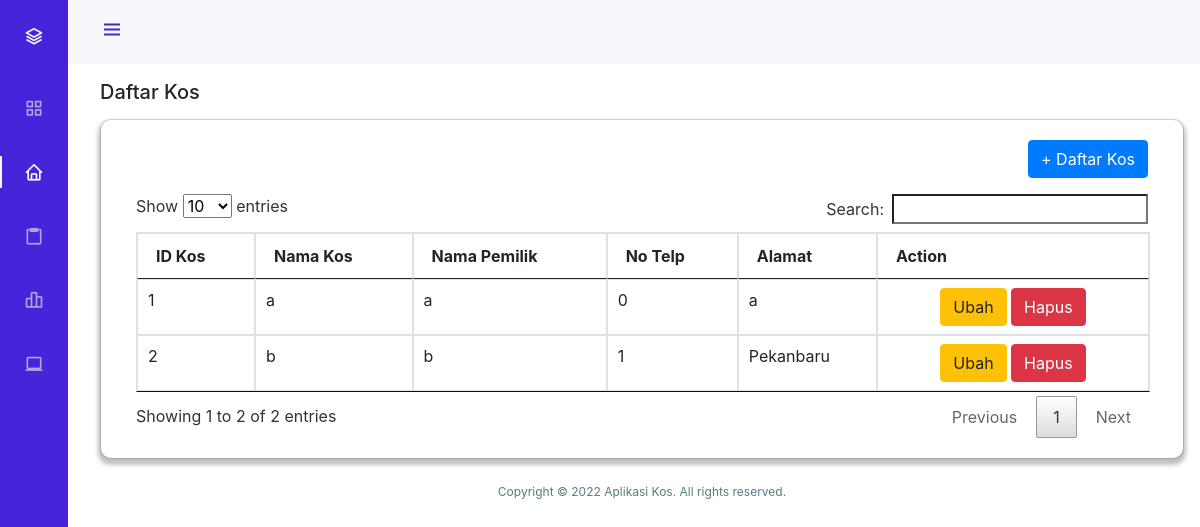
Page /aplikasi/daftarKos.php on the committed database.
### tables this page shows
CREATE TABLE `kos` (
  `id_kos` int(11) NOT NULL,
  `nama_kos` varchar(20) NOT NULL,
  `nama_pemilik` varchar(20) NOT NULL,
  `no_telp` int(11) NOT NULL,
  `alamat` varchar(50) NOT NULL,
  `fasilitas` varchar(50) NOT NULL,
  `biaya` varchar(50) NOT NULL,
  `keamanan` varchar(50) NOT NULL,
  `jarak` varchar(50) NOT NULL
);

### aplikasi/daftarKos.php (the view, shortened to what this page needs)
<!DOCTYPE html>
<html lang="en">
<head>
    <link rel="stylesheet" href="css/style.css">
    <link rel="stylesheet" href="https://cdn.jsdelivr.net/npm/bootstrap@5.0.0-beta1/dist/css/bootstrap.min.css">
    <link rel="stylesheet" href="https://cdn.jsdelivr.net/npm/bootstrap@5.0.0-beta1/dist/js/bootstrap.bundle.min.js">
    <link rel="stylesheet" href="https://cdnjs.cloudflare.com/ajax/libs/jquery/3.2.1/jquery.min.js">
    <link rel="stylesheet" href="https://cdn.jsdelivr.net/npm/boxicons@latest/css/boxicons.min.css">
    <link rel="stylesheet" href="path/to/font-awesome/css/font-awesome.min.css">
    <link rel="stylesheet" href="assets/css/bootstrap.min.css">
    <link rel="stylesheet" href="assets/css/jquery.dataTables.min.css">
    <link rel="stylesheet" href="assets/css/bootstrap-chosen.css">
</head>
<body id="body-pd">
    <header class="header" id="header">
        <div class="header_toggle"> <i class='bx bx-menu' id="header-toggle"></i> </div>
    </header>
    <div class="l-navbar" id="nav-bar" >
        <nav class="nav">
            <div>
                <a href="#" class="nav_logo">
                    <i class='bx bx-layer nav_logo-icon'></i>
                </a>
                <div class="nav_list">
                        <a href="home.php" class="nav_link">
                            <i class='bx bx-grid-alt nav_icon'></i>
                        </a>
                        <a href="daftarKos.php" class="nav_link active">
                            <i class='bx bx-home nav_icon'></i>
                        </a>
                        <a href="bobot.php" class="nav_link">
                            <i class='bx bx-clipboard nav_icon'></i>
                        </a>
                        <a href="nilai.php" class="nav_link">
                            <i class='bx bx-bar-chart-alt-2 nav_icon'></i>
                        </a>
                        <a href="aboutUs.php" class="nav_link">
                            <i class='bx bx-laptop nav_icon'></i>
                        </a>
                </div>
            </div>
        </nav>
    </div>
    <div>
        <h5 style="margin-top:80px;margin-bottom:15px;">Daftar Kos</h5>
            <div class="row">
                <div class="col-12">
                    <div class="card mb-4" style="border-radius: 10px;">
                        <div class="card-body" style="box-shadow: 0px 4px 4px 3px rgba(0, 0, 0, 0.25);border-radius: 10px;">
                            <div class="container-fluid">
                                <p align="right"><a class='btn btn-primary' href="addKos.php"> + Daftar Kos</a></p>
                                <table id="myTable" class="table table-bordered table-hover" >
                                    <thead >
                                        <tr>
                                            <th>ID Kos</th>
                                            <th>Nama Kos</th>
                                            <th>Nama Pemilik</th>
                                            <th>No Telp</th>
                                            <th>Alamat</th>
                                            <th>Action</th>
                                        </tr>
                                    </thead>
                                    <tbody>
                                    <?php
                                        include "connect.php";
                                        $query="SELECT * FROM kos ORDER BY id_kos ASC";
                                        $result = mysqli_query($koneksi, $query);
                                    while($row = mysqli_fetch_assoc($result))
                                    {
                                    ?>
                                        <tr class='td' bgcolor='#FFF'>
                                            <td><?php echo $row['id_kos'];?></td>
                                            <td><?php echo $row['nama_kos'];?></td>
                                            <td><?php echo $row['nama_pemilik'];?></td>
                                            <td><?php echo $row['no_telp'];?></td>
                                            <td><?php echo $row['alamat'];?></td>
                                            <td align="center" width="250px">
                                            <a class='btn btn-warning' href="editKos.php?id=<?php echo $row['id_kos']; ?>">
                                                Ubah
                                                </a>
                                            <a class='btn btn-danger' onclick="return confirm('Anda yakin menghapus data ini ?')" href="hapusKos.php?id=<?php echo $row['id_kos']; ?>">
                                                Hapus
                                                </a>
                                            </td>
                                        </tr>
                                        <?php }
                                        ?>
                                    </tbody>
                                </table>
                            </div>
                        </div>
                    </div>
                </div>
            </div>
    </div>
    <div class="footer">
        <p>Copyright &copy 2022 Aplikasi Kos. All rights reserved.</p>
    </div>
</body>
</html>

### aplikasi/css/style.css (style rules this page uses)
:root { --header-height: 3rem; --nav-width: 68px; --first-color: #4723D9; --first-color-light: #AFA5D9; --white-color: #F7F6FB; --body-font: 'Nunito', sans-serif; --normal-font-size: 1rem; --z-fixed: 100 }
.footer { left: 40px; bottom: 0; padding:10px auto; width: 100%; color: #557B83; text-align: center; font-size:12px; }
body { position: relative; margin: var(--header-height) 0 0 0; padding: 0 1rem;font-family: var(--body-font); font-size: var(--normal-font-size);transition: .5s; }
a { text-decoration: none; }
.header { width: 100%; height: var(--header-height); position: fixed; top: 0;left: 0;display: flex; align-items: center; justify-content: space-between; padding: 0 1rem; background-color: var(--white-color); z-index: var(--z-fixed);transition: .5s }
.header_toggle { color: var(--first-color); font-size: 1.5rem;cursor: pointer }
.l-navbar { position: fixed; top: 0; left: -25%; width: var(--nav-width); height: 100vh; background-color: var(--first-color); padding: .5rem 1rem 0 0; transition: .5s; z-index: var(--z-fixed) }
.nav { height: 100%; display: flex; flex-direction: column; justify-content: space-between; overflow: hidden }
.nav_logo, .nav_link { display: grid; grid-template-columns: max-content max-content; align-items: center; column-gap: 1rem; padding: .5rem 0rem .5rem 1.5rem; text-decoration: none; }
.nav_logo { margin-bottom: 2rem }
.nav_logo-icon { font-size: 1.25rem; color: var(--white-color) }
.nav_link { position: relative; color: var(--first-color-light); margin-bottom: 1.5rem; transition: .3s; text-decoration: none; }
.nav_icon { font-size: 1.25rem; text-decoration: none; }
.active { color: var(--white-color) }
.active::before { content: ''; position: absolute; left: 0;width: 2px; height: 32px; background-color: var(--white-color) }
@media screen and (min-width: 768px) { body { margin: calc(var(--header-height) + 1rem) 0 0 0; padding-left: calc(var(--nav-width) + 2rem) } }
@media screen and (min-width: 768px) { .header { height: calc(var(--header-height) + 1rem); padding: 0 2rem 0 calc(var(--nav-width) + 2rem) } }
@media screen and (min-width: 768px) { .l-navbar { left: 0; padding: 1rem 1rem 0 0 } }

### rows in the picture
kos: id_kos "1", nama_kos "a", nama_pemilik "a", no_telp "0", alamat "a"
kos: id_kos "2", nama_kos "b", nama_pemilik "b", no_telp "1", alamat "Pekanbaru"
